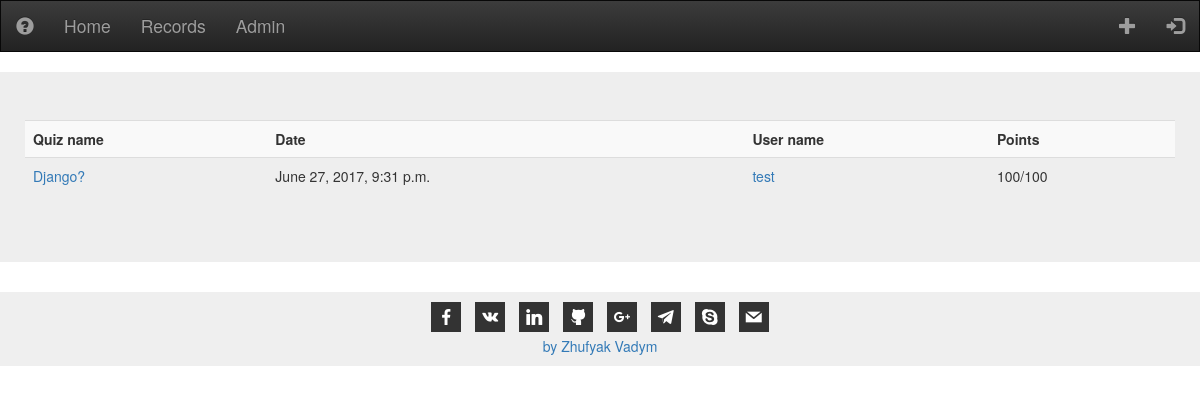
The app's page /records, older data.
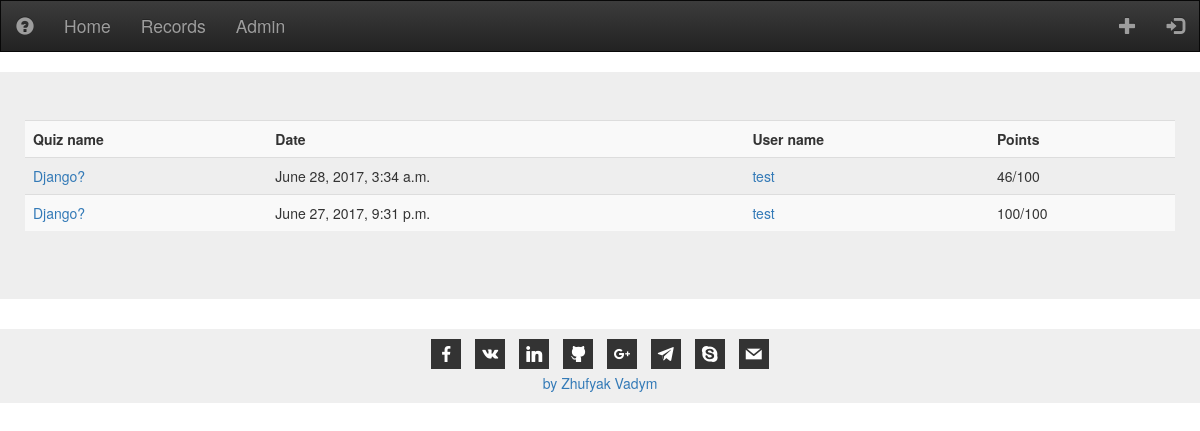
The same page, newer data.
### quiz/models.py (models this page shows, shortened)
class Record(models.Model):
    by = models.ForeignKey(settings.AUTH_USER_MODEL, blank=False, on_delete=models.CASCADE)
    to = models.ForeignKey(Quiz, blank=False, on_delete=models.CASCADE)
    date = models.DateTimeField(blank=False)
    points = models.IntegerField(blank=True)

class Quiz(models.Model):
    name = models.CharField(max_length=256, blank=False)
    description = models.TextField(max_length=512, blank=True)
    points = models.IntegerField(blank=True)
    author = models.ForeignKey(settings.AUTH_USER_MODEL, blank=False)
    date = models.DateTimeField(blank=True)

class User(AbstractUser):
    image = models.ImageField(upload_to=get_image_path, blank=True, null=True)

### quiz/views.py (the view)
# urls.py: url(r'records', views.records)
def records(request):
    all_records = models.Record.objects.all().order_by('-date')
    return render(request, 'quiz/records.html', {'records': all_records})

### templates/quiz/records.html (shortened to what this page needs)
{% extends 'quiz/base.html' %}
{% block content %}
    <div class="jumbotron">
    <table class="table table-striped">
        <tr>
            <th>Quiz name</th>
            <th>Date</th>
            <th>User name</th>
            <th>Points</th>
        </tr>
        {% for i in records %}
            <tr>
                <td><a href="quiz/{{ i.to.id }}">{{ i.to.name }}</a></td>
                <td>{{ i.date }}</td>
                <td><a href="profile/{{ i.by.id }}">{{ i.by.username }}</a></td>
                <td>{{ i.points }}/{{ i.to.points }}</td>
            </tr>
        {% endfor %}
    </table>
    </div>
{% endblock %}

Row changes from the older to the newer data that the page shows:
added Record: to.name "Django?", date "June 28, 2017, 3:34 a.m.", by.username "test", points "46", to.points "100"
